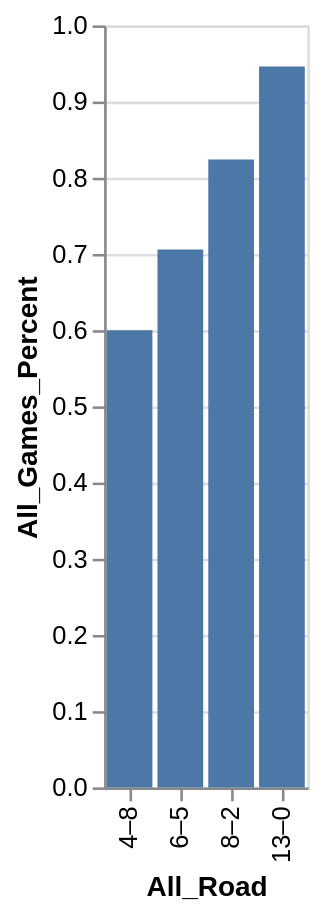

Describe this chart as a Vega-Lite specification.
### Vega-Lite specification from a JSON file in a GitHub repository (floating-point values rounded to 4 significant figures)
{"data": {"values": [{"x_data": "13–0", "y_data": 0.946}, {"x_data": "8–2", "y_data": 0.824}, {"x_data": "6–5", "y_data": 0.706}, {"x_data": "4–8", "y_data": 0.6}]}, "mark": "bar", "encoding": {"x": {"field": "x_data", "type": "nominal", "title": "All_Road", "sort": {"op": "sum", "field": "y_data", "order": "ascending"}}, "y": {"field": "y_data", "type": "quantitative", "title": "All_Games_Percent"}}}
